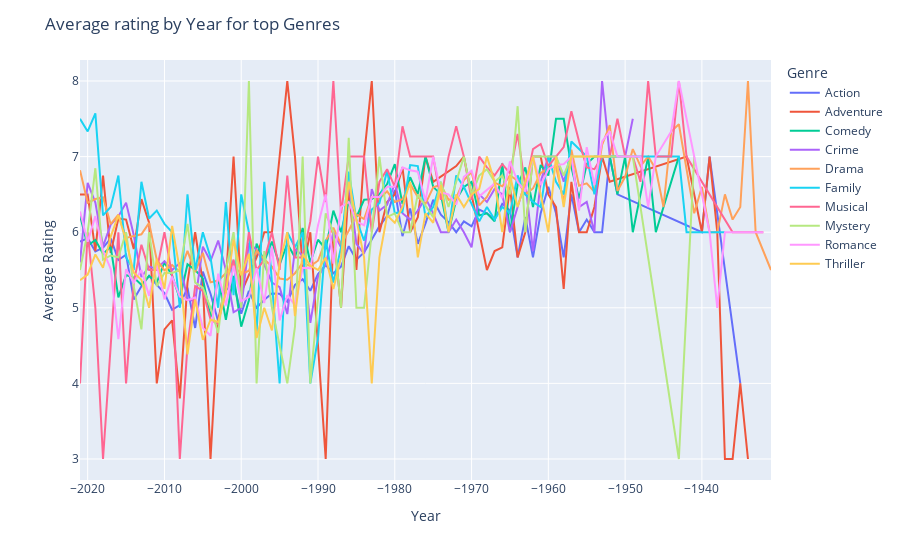

The cell this chart's notebook holds for it:
### Code cell
#average rating per year 
avg = df.groupby(['Year','Genre'])['Rating'].mean().reset_index()

#top genres (10)
tg = df['Genre'].value_counts().head(10).index

#filtering top 3 genres
avg = avg[avg['Genre'].isin(tg)]

#line plot with plotly express
fig = px.line(avg,x = 'Year',y='Rating',color ='Genre')

#updating
fig.update_layout(title='Average rating by Year for top Genres' , xaxis_title = 'Year',yaxis_title = 'Average Rating')

fig.show()
